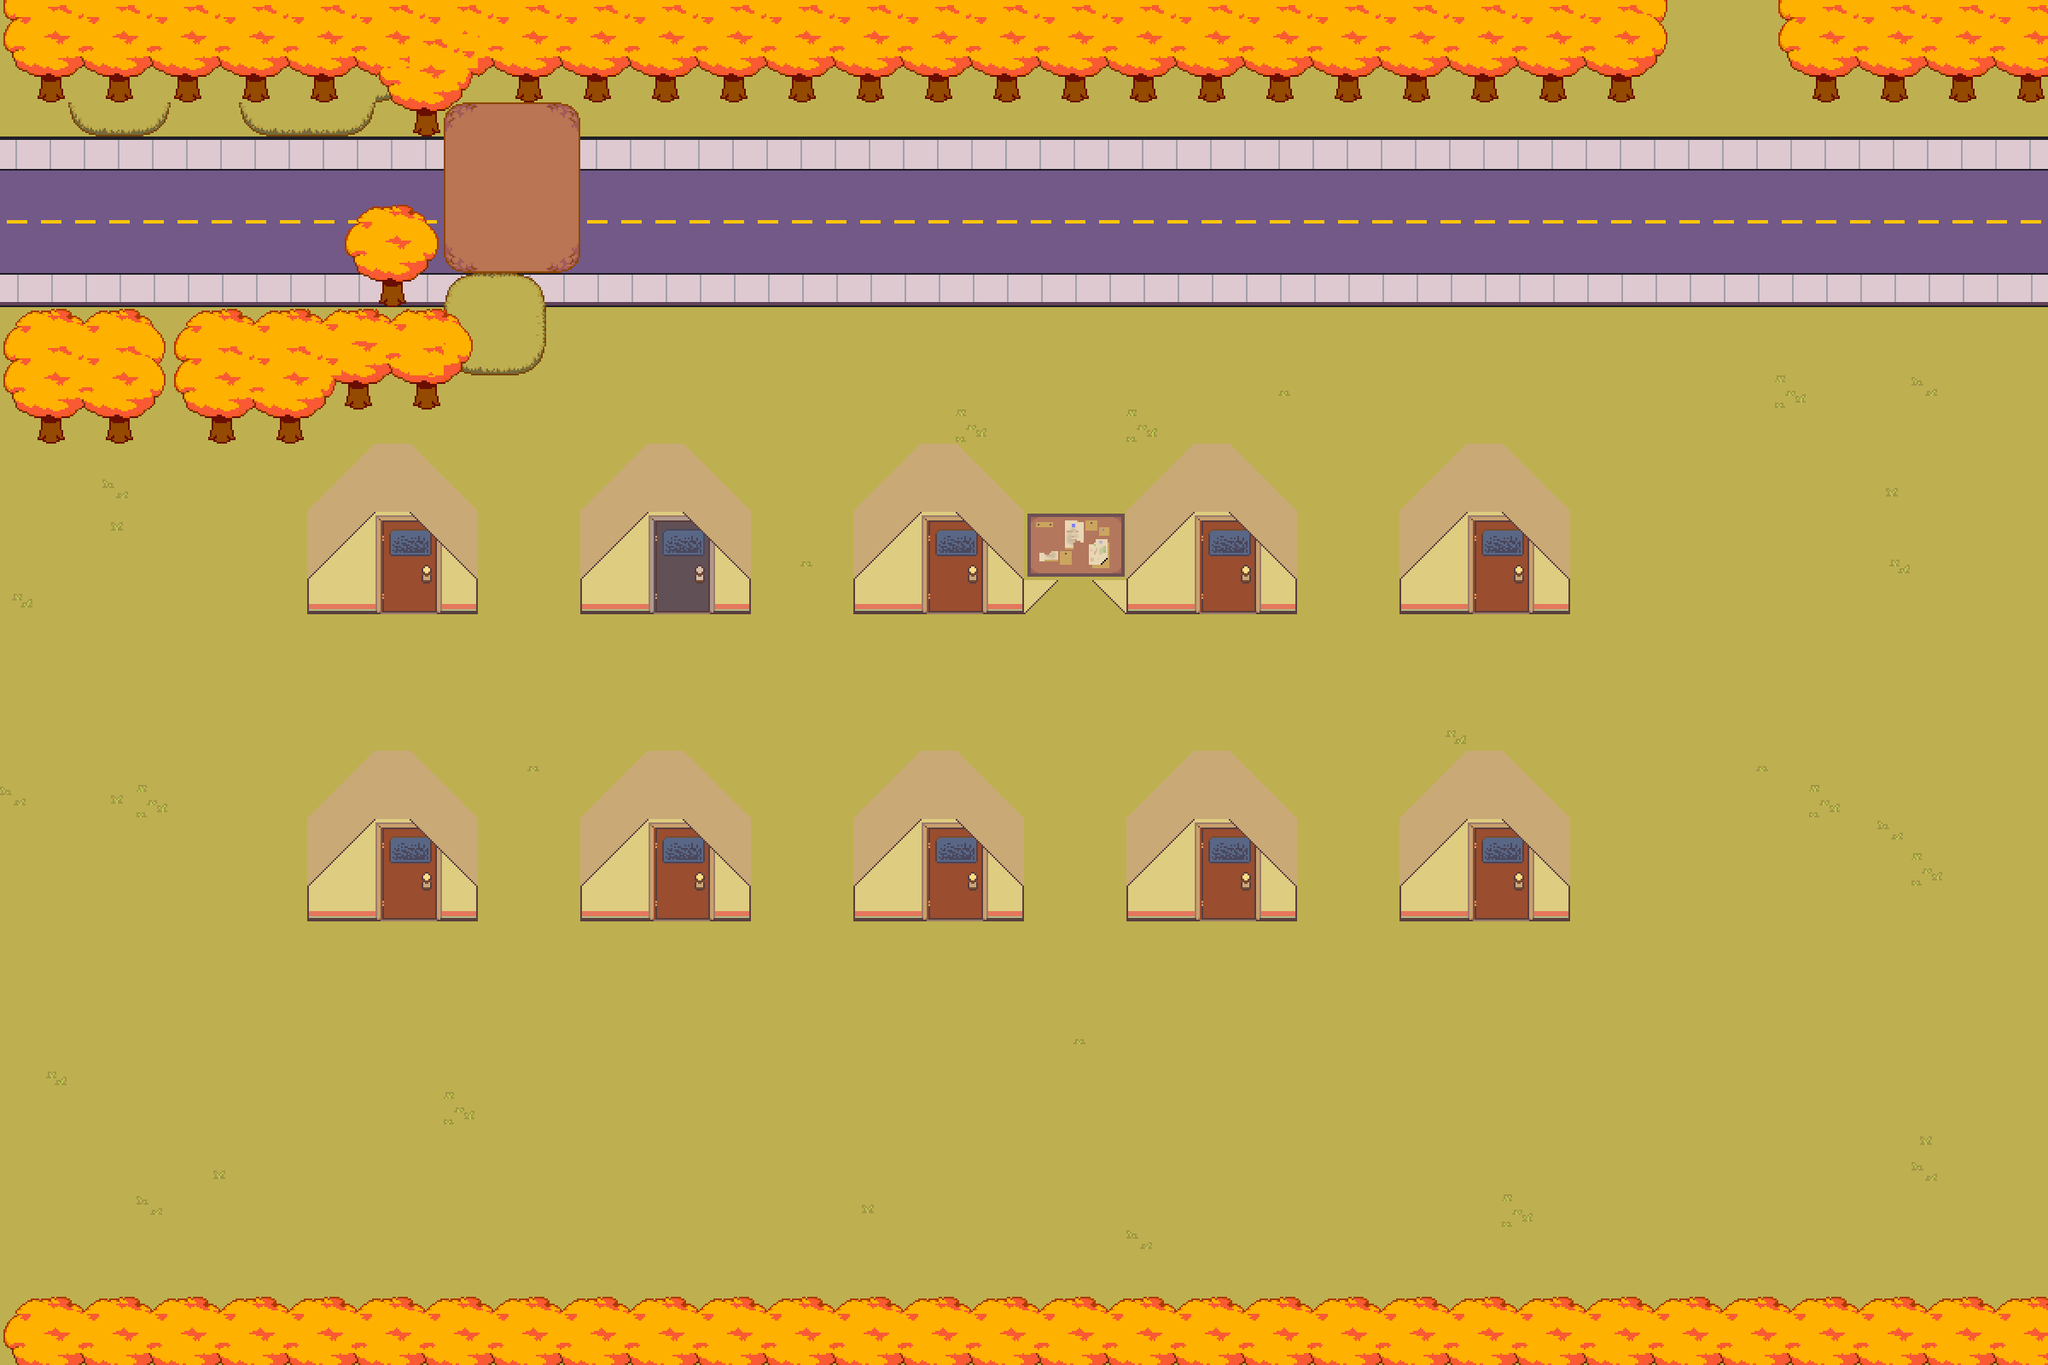

A level layout from a 2D game, rendered from its tile map. Below: a short description, then the map file with tile-grid data replaced by summaries:
An orthogonal 60x40 tile map with 40x40 px tiles, 4 tile layers (Tile Layer 1, decal1, decal2, trees), 2 tilesets and 50 objects (14x interactable, 6x enemy, warp1, SaveReturn, spawn, ...).

<map version="1.10" tiledversion="1.12.2" orientation="orthogonal" renderorder="right-down" width="60" height="40" tilewidth="40" tileheight="40" infinite="0" nextlayerid="8" nextobjectid="60">
 <editorsettings>
  <export target="data.lua" format="lua" />
 </editorsettings>
 <properties>
  <property name="border" value="leaves" />
  <property name="music" value="yiik" />
  <property name="name" value="Gamer Time - Streets" />
 </properties>
 <tileset firstgid="1" source="../../../tilesets/towntiles.tsx" />
 <tileset firstgid="287" source="../../../tilesets/schooltiles2.tsx" />
 <layer id="1" name="Tile Layer 1" width="60" height="40">
  <data>[2400 cells, 2400 non-empty, 16 distinct tile ids]</data>
 </layer>
 <layer id="2" name="decal1" width="60" height="40">
  <data>[2400 cells, 1 non-empty, 1 distinct tile ids]</data>
 </layer>
 <layer id="3" name="decal2" width="60" height="40">
  <data>[2400 cells, 179 non-empty, 45 distinct tile ids]</data>
 </layer>
 <objectgroup color="#0000ff" id="5" name="collision">
  <object id="2" x="0" y="0" width="1920" height="120" />
  <object id="3" x="2120" y="0" width="280" height="120" />
  <object id="4" x="0" y="360" width="160" height="160" />
  <object id="5" x="240" y="360" width="120" height="160" />
  <object id="6" x="360" y="360" width="160" height="120" />
  <object id="7" x="440" y="320" width="40" height="40" />
  <object id="8" x="400" y="240" width="120" height="80" />
  <object id="9" x="520" y="120" width="160" height="200" />
  <object id="10" x="0" y="1540" width="2400" height="60" />
  <object id="15" x="-40" y="120" width="40" height="1420" />
  <object id="16" x="2400" y="120" width="40" height="1420" />
  <object id="17" x="360" y="600" width="200" height="120" />
  <object id="18" x="680" y="600" width="200" height="120" />
  <object id="19" x="1000" y="600" width="200" height="120" />
  <object id="20" x="1200" y="640" width="120" height="40" />
  <object id="21" x="1320" y="600" width="200" height="120" />
  <object id="22" x="1640" y="600" width="200" height="120" />
  <object id="23" x="360" y="960" width="200" height="120" />
  <object id="24" x="680" y="960" width="200" height="120" />
  <object id="25" x="1000" y="960" width="200" height="120" />
  <object id="26" x="1320" y="960" width="200" height="120" />
  <object id="27" x="1640" y="960" width="200" height="120" />
  <object id="32" x="480" y="120" width="40" height="40" />
 </objectgroup>
 <objectgroup color="#7f00ff" id="6" name="markers">
  <object id="30" name="warp1" x="2020" y="40">
   <point />
  </object>
  <object id="29" name="SaveReturn" x="100" y="220">
   <point />
  </object>
  <object id="28" name="spawn" x="300" y="230">
   <point />
  </object>
 </objectgroup>
 <objectgroup color="#ff00ff" id="7" name="objects">
  <object id="31" name="savepoint" x="40" y="200" width="40" height="40">
   <properties>
    <property name="marker" value="SaveReturn" />
    <property name="text1" value="* Holy fucking shit it's YiiK." />
    <property name="text2" value="* The power of Morbius shines within you." />
   </properties>
  </object>
  <object id="33" name="interactable" x="-40" y="120" width="40" height="240">
   <properties>
    <property name="text" value="* This is the end of the road for you." />
   </properties>
  </object>
  <object id="34" name="interactable" x="520" y="120" width="160" height="200">
   <properties>
    <property name="text1" value="* There's an absolutely massive patch of mud here." />
    <property name="text2" value="* You don't want to get dirty." />
   </properties>
  </object>
  <object id="37" name="enemy" x="180" y="480" width="40" height="38">
   <properties>
    <property name="actor" value="bobberry" />
    <property name="encounter" value="onebobberry" />
    <property name="once" type="bool" value="true" />
   </properties>
  </object>
  <object id="38" name="interactable" x="440" y="680" width="80" height="40">
   <properties>
    <property name="text" value="* Locked." />
   </properties>
  </object>
  <object id="39" name="interactable" x="1080" y="680" width="80" height="40">
   <properties>
    <property name="text" value="* Locked." />
   </properties>
  </object>
  <object id="41" name="interactable" x="1400" y="680" width="80" height="40">
   <properties>
    <property name="text" value="* Locked." />
   </properties>
  </object>
  <object id="42" name="interactable" x="1720" y="680" width="80" height="40">
   <properties>
    <property name="text" value="* Locked." />
   </properties>
  </object>
  <object id="43" name="interactable" x="440" y="1040" width="80" height="40">
   <properties>
    <property name="text" value="* Locked." />
   </properties>
  </object>
  <object id="44" name="interactable" x="760" y="1040" width="80" height="40">
   <properties>
    <property name="text" value="* Locked." />
   </properties>
  </object>
  <object id="45" name="interactable" x="1080" y="1040" width="80" height="40">
   <properties>
    <property name="text" value="* Locked." />
   </properties>
  </object>
  <object id="46" name="interactable" x="1400" y="1040" width="80" height="40">
   <properties>
    <property name="text" value="* Locked." />
   </properties>
  </object>
  <object id="47" name="interactable" x="1720" y="1040" width="80" height="40">
   <properties>
    <property name="text" value="* Locked." />
   </properties>
  </object>
  <object id="48" name="interactable" x="1200" y="640" width="120" height="50">
   <properties>
    <property name="solid" type="bool" value="true" />
    <property name="text1">* "Fuck you Ness you Rat Bastard you fucking asshole I hope you die in three years you fuck"
[wait:20]-Porky Minch</property>
    <property name="text2" value="* This doesn't appear to be for you." />
   </properties>
  </object>
  <object id="49" name="interactable" x="2400" y="120" width="40" height="240">
   <properties>
    <property name="text" value="* This is the end of the road for you." />
   </properties>
  </object>
  <object id="50" name="enemy" x="740" y="1360" width="40" height="40">
   <properties>
    <property name="actor" value="bobberry" />
    <property name="chase" type="bool" value="true" />
    <property name="encounter" value="twobobberry" />
    <property name="group" type="int" value="0" />
   </properties>
  </object>
  <object id="51" name="enemy" x="1470" y="1250" width="40" height="40">
   <properties>
    <property name="actor" value="bobberry" />
    <property name="chase" type="bool" value="true" />
    <property name="encounter" value="threebobberry" />
    <property name="group" type="int" value="1" />
   </properties>
  </object>
  <object id="52" name="enemy" x="1810" y="820" width="40" height="40">
   <properties>
    <property name="actor" value="bobberry" />
    <property name="chase" type="bool" value="true" />
    <property name="encounter" value="twobobberry" />
    <property name="group" type="int" value="2" />
   </properties>
  </object>
  <object id="53" name="enemy" x="1930" y="200" width="40" height="40">
   <properties>
    <property name="actor" value="bobberry" />
    <property name="chase" type="bool" value="true" />
    <property name="encounter" value="threebobberry" />
    <property name="group" type="int" value="1" />
   </properties>
  </object>
  <object id="54" name="enemy" x="2140" y="280" width="40" height="40">
   <properties>
    <property name="actor" value="bobberry" />
    <property name="chase" type="bool" value="true" />
    <property name="encounter" value="twobobberry" />
    <property name="group" type="int" value="0" />
   </properties>
  </object>
  </objectgroup>
 <layer id="4" name="trees" width="60" height="40">
  <data>[2400 cells, 428 non-empty, 52 distinct tile ids]</data>
 </layer>
</map>
<!-- 4 of 50 objects omitted -->
